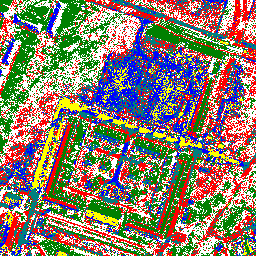
#> input picture k_means_clustered_0.png, 256 x 256 px; its folder holds only this picture in this run
$ python -i ColorStuff.py   (imports and definitions only)
#> lines starting #> are read from the running program, lines starting #| are printed output that depends on the picture; after the words box and inside, x2 and y2 are one past the last pixel; in counts of white or black regions, pixels touching at a corner belong together
#> further down, picture is the input picture: shape (256, 256, 3); mean B, G, R 109.2, 125.7, 137.1
import cv2
import glob
import os
import numpy as np
import matplotlib.pyplot as plt
from PIL import Image
from sklearn.metrics import jaccard_score, accuracy_score
from natsort import natsorted


# [31 lines left out: functions compare_pixels, apply_binary, resize_truths, not called in this run]


def get_mask(image_array):
    layers = []
    copy = image_array.copy()
    hsv_copy = cv2.cvtColor(copy, cv2.COLOR_BGR2HSV)
#> hsv_copy: shape (256, 256, 3); mean H, S, V 39.8, 189.4, 209.8

    # get color ranges
    lower_red = np.array([0, 100, 100])
    upper_red = np.array([10, 255, 255])
    mask_red = cv2.inRange(hsv_copy, lower_red, upper_red)
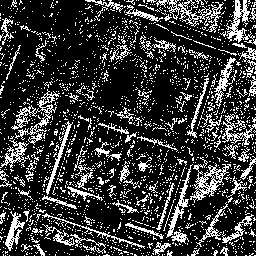
#> mask_red: shape (256, 256); 22.3% white in thin lines or dots

    lower_blue = np.array([110, 100, 100])
    upper_blue = np.array([130, 255, 255])
    mask_blue = cv2.inRange(hsv_copy, lower_blue, upper_blue)
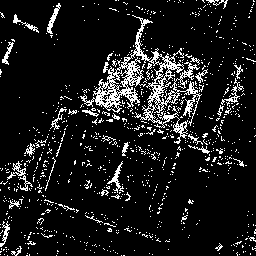
#> mask_blue: shape (256, 256); 10.7% white in thin lines or dots

    lower_green = np.array([50, 100, 100])
    upper_green = np.array([70, 255, 255])
    mask_green = cv2.inRange(hsv_copy, lower_green, upper_green)
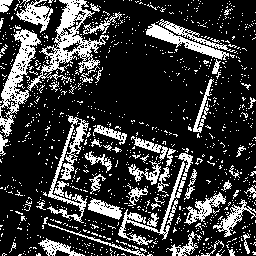
#> mask_green: shape (256, 256); 22.7% white; 1087 white regions (1030 under 20 px), largest, box (x1, y1, x2, y2) and area: (27, 0, 109, 91) 1951, (0, 29, 41, 137) 1383, (47, 115, 89, 223) 1069

    lower_teal = np.array([80, 100, 100])
    upper_teal = np.array([100, 255, 255])
    mask_teal = cv2.inRange(hsv_copy, lower_teal, upper_teal)
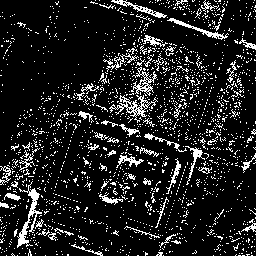
#> mask_teal: shape (256, 256); 12.9% white in thin lines or dots

    lower_yellow = np.array([20, 100, 100])
    upper_yellow = np.array([40, 255, 255])
    mask_yellow = cv2.inRange(hsv_copy, lower_yellow, upper_yellow)
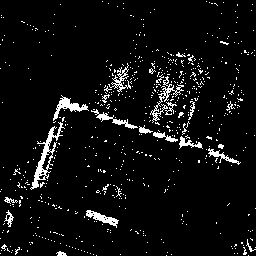
#> mask_yellow: shape (256, 256); 5.7% white in thin lines or dots

    lower_white = np.array([0, 0, 100])
    upper_white = np.array([0, 0, 255])
    mask_white = cv2.inRange(hsv_copy, lower_white, upper_white)
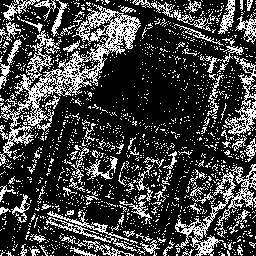
#> mask_white: shape (256, 256); 25.7% white in thin lines or dots

    # isolate colors
    output_hsv_red = hsv_copy.copy()
    output_hsv_red = cv2.bitwise_and(output_hsv_red, output_hsv_red, mask=mask_red)
#> output_hsv_red: shape (256, 256, 3); mean H, S, V 0, 56.8, 56.8
    layers.append(output_hsv_red)

    output_hsv_blue = hsv_copy.copy()
    output_hsv_blue = cv2.bitwise_and(output_hsv_blue, output_hsv_blue, mask=mask_blue)
#> output_hsv_blue: shape (256, 256, 3); mean H, S, V 12.8, 27.3, 27.3
    layers.append(output_hsv_blue)

    output_hsv_green = hsv_copy.copy()
    output_hsv_green = cv2.bitwise_and(output_hsv_green, output_hsv_green, mask=mask_green)
#> output_hsv_green: shape (256, 256, 3); mean H, S, V 13.6, 57.8, 29
    layers.append(output_hsv_green)

    output_hsv_teal = hsv_copy.copy()
    output_hsv_teal = cv2.bitwise_and(output_hsv_teal, output_hsv_teal, mask=mask_teal)
#> output_hsv_teal: shape (256, 256, 3); mean H, S, V 11.6, 32.8, 16.5
    layers.append(output_hsv_teal)

    output_hsv_yellow = hsv_copy.copy()
    output_hsv_yellow = cv2.bitwise_and(output_hsv_yellow, output_hsv_yellow, mask=mask_yellow)
#> output_hsv_yellow: shape (256, 256, 3); mean H, S, V 1.7, 14.6, 14.6
    layers.append(output_hsv_yellow)

    output_hsv_white = hsv_copy.copy()
    output_hsv_white = cv2.bitwise_and(output_hsv_white, output_hsv_white, mask=mask_white)
#> output_hsv_white: shape (256, 256, 3); mean H, S, V 0, 0, 65.6
    layers.append(output_hsv_white)

    return layers


# [24 lines left out: functions display_layers, get_images, not called in this run]


# [19 lines not run here, left out]

    # [8 lines of commented-out code are left out]

>>> import cv2
>>> picture = cv2.imread('k_means_clustered_0.png')
>>> result = get_mask(picture)
#> result = 6 items

$ run again, on k_means_clustered_1.png
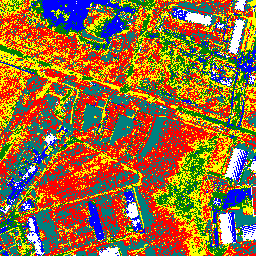
#> input picture k_means_clustered_1.png, 256 x 256 px
#> picture is the input picture: shape (256, 256, 3); mean B, G, R 57.2, 108.5, 147
#> hsv_copy: shape (256, 256, 3); mean H, S, V 43, 245, 211.5
#> in get_mask, `mask_red = cv2.inRange(hsv_copy, lower_red, upper_red)`:
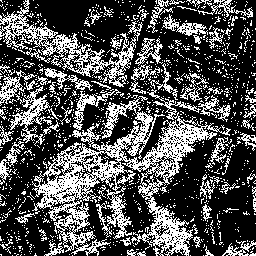
#> mask_red: shape (256, 256); 32.3% white in thin lines or dots
#> mask_blue: shape (256, 256); 8.1% white; 698 white regions (668 under 20 px), largest, box (x1, y1, x2, y2) and area: (41, 0, 137, 44) 1501, (222, 188, 252, 210) 311, (88, 201, 105, 240) 303
#> mask_green: shape (256, 256); 13.4% white in thin lines or dots
#> mask_teal: shape (256, 256); 20.8% white; 1258 white regions (1182 under 20 px), largest, box (x1, y1, x2, y2) and area: (0, 94, 81, 204) 1382, (96, 186, 186, 256) 957, (79, 82, 175, 122) 659
#> mask_yellow: shape (256, 256); 21.4% white in thin lines or dots
#> in get_mask, `mask_white = cv2.inRange(hsv_copy, lower_white, upper_white)`:
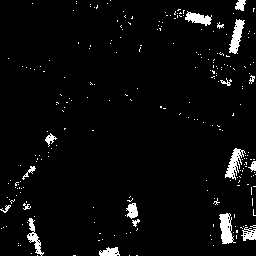
#> mask_white: shape (256, 256); 3.9% white; 245 white regions (227 under 20 px), largest, box (x1, y1, x2, y2) and area: (219, 213, 236, 244) 314, (229, 19, 245, 54) 284, (225, 148, 246, 180) 280
#> output_hsv_red: shape (256, 256, 3); mean H, S, V 0, 82.3, 82.3
#> output_hsv_blue: shape (256, 256, 3); mean H, S, V 9.8, 20.8, 20.8
#> output_hsv_green: shape (256, 256, 3); mean H, S, V 8, 34.2, 17.1
#> output_hsv_teal: shape (256, 256, 3); mean H, S, V 18.7, 53.1, 26.7
#> output_hsv_yellow: shape (256, 256, 3); mean H, S, V 6.4, 54.7, 54.7
#> output_hsv_white: shape (256, 256, 3); mean H, S, V 0, 0, 10
#> result = 6 items

$ run again, on k_means_clustered_10.png
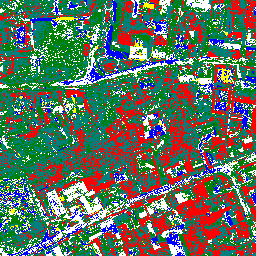
#> input picture k_means_clustered_10.png, 256 x 256 px
#> picture is the input picture: shape (256, 256, 3); mean B, G, R 96.3, 112.9, 96.8
#> hsv_copy: shape (256, 256, 3); mean H, S, V 51.4, 216.5, 185.5
#> in get_mask, `mask_red = cv2.inRange(hsv_copy, lower_red, upper_red)`:
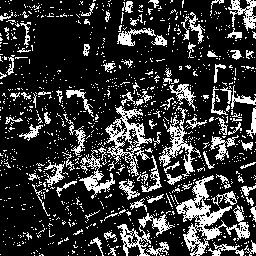
#> mask_red: shape (256, 256); 21.2% white in thin lines or dots
#> mask_blue: shape (256, 256); 7.3% white in thin lines or dots
#> mask_green: shape (256, 256); 23.9% white in thin lines or dots
#> mask_teal: shape (256, 256); 30.8% white in thin lines or dots
#> mask_yellow: shape (256, 256); 1.7% white in thin lines or dots
#> in get_mask, `mask_white = cv2.inRange(hsv_copy, lower_white, upper_white)`:
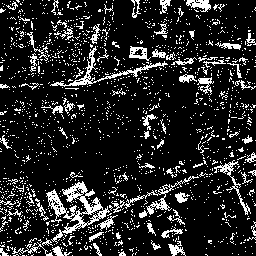
#> mask_white: shape (256, 256); 15.1% white in thin lines or dots
#> output_hsv_red: shape (256, 256, 3); mean H, S, V 0, 54, 54
#> output_hsv_blue: shape (256, 256, 3); mean H, S, V 8.8, 18.7, 18.7
#> output_hsv_green: shape (256, 256, 3); mean H, S, V 14.4, 61, 30.6
#> output_hsv_teal: shape (256, 256, 3); mean H, S, V 27.7, 78.5, 39.4
#> output_hsv_yellow: shape (256, 256, 3); mean H, S, V 0.5, 4.3, 4.3
#> output_hsv_white: shape (256, 256, 3); mean H, S, V 0, 0, 38.5
#> result = 6 items

$ run again, on k_means_clustered_11.png
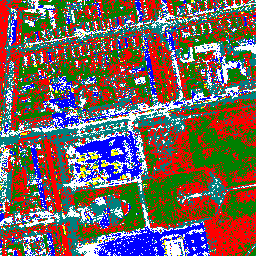
#> input picture k_means_clustered_11.png, 256 x 256 px
#> picture is the input picture: shape (256, 256, 3); mean B, G, R 90.5, 97.9, 114.3
#> hsv_copy: shape (256, 256, 3); mean H, S, V 46.1, 217.8, 198.3
#> in get_mask, `mask_red = cv2.inRange(hsv_copy, lower_red, upper_red)`:
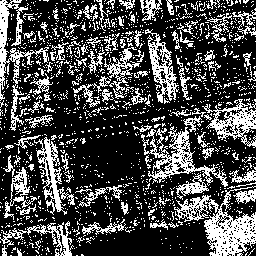
#> mask_red: shape (256, 256); 28.9% white in thin lines or dots
#> mask_blue: shape (256, 256); 10.5% white; 845 white regions (816 under 20 px), largest, box (x1, y1, x2, y2) and area: (97, 222, 209, 256) 1869, (75, 131, 143, 181) 1382, (49, 77, 77, 109) 341
#> mask_green: shape (256, 256); 23.8% white; 1089 white regions (1017 under 20 px), largest, box (x1, y1, x2, y2) and area: (181, 114, 256, 188) 2491, (142, 170, 211, 226) 1496, (76, 183, 145, 240) 962
#> mask_teal: shape (256, 256); 20.8% white in thin lines or dots
#> mask_yellow: shape (256, 256); 1.4% white in thin lines or dots
#> in get_mask, `mask_white = cv2.inRange(hsv_copy, lower_white, upper_white)`:
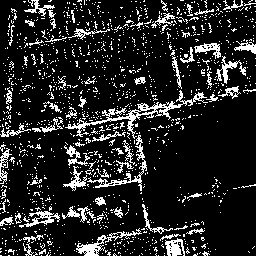
#> mask_white: shape (256, 256); 14.6% white in thin lines or dots
#> output_hsv_red: shape (256, 256, 3); mean H, S, V 0, 73.6, 73.6
#> output_hsv_blue: shape (256, 256, 3); mean H, S, V 12.6, 26.8, 26.8
#> output_hsv_green: shape (256, 256, 3); mean H, S, V 14.3, 60.7, 30.5
#> output_hsv_teal: shape (256, 256, 3); mean H, S, V 18.8, 53.1, 26.7
#> output_hsv_yellow: shape (256, 256, 3); mean H, S, V 0.4, 3.5, 3.5
#> output_hsv_white: shape (256, 256, 3); mean H, S, V 0, 0, 37.2
#> result = 6 items
